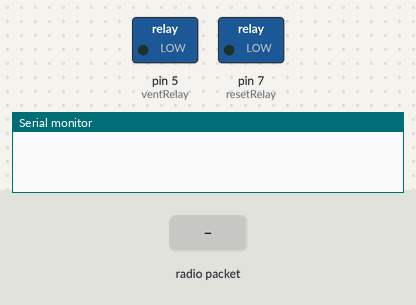
Simulated run of this sketch. Board: Arduino Uno, built with avr-gcc and run on an emulated ATmega328P. On the bench: switched loads named in the sketch (green lamp = pin HIGH), the last lines printed to the serial monitor. Inputs (shaded band) come from the test bench. No radio packets arrive unless stated.

Above: at 1.2 s.
1.3 s: radio packet "V" arrives
At 2.1 s:
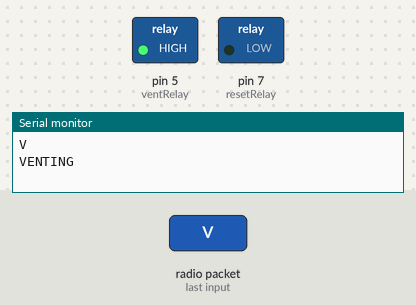
2.8 s: radio packet "X" arrives
4.3 s: radio packet "O" arrives
Timing chart, 0 to 7.3 s (numbered marks = the images above; inputs shaded):
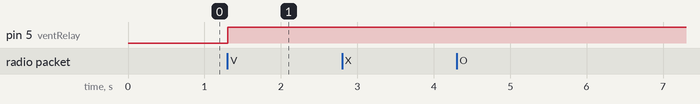

Measured:
- after the input at 1.3 s, pin 5 (ventRelay): LOW → HIGH at once

The sketch:

RFValves.ino
```cpp
#include <LoRa.h>

//declare pins for solenoid relays
const int fuelRelay = 4;
const int ventRelay = 5;
const int dcRelay = 6;
const int resetRelay = 7;


void setup() {
  Serial.begin(9600);
  //begin RF communication
  LoRa.begin(915E6);

  //set relay pins to output voltage
  pinMode(ventRelay,OUTPUT);
  // pinMode(dcRelay,OUTPUT);
  pinMode(resetRelay,OUTPUT);

  //set default relay states to LOW (default)
  digitalWrite(ventRelay,LOW);
  digitalWrite(dcRelay,LOW);
  digitalWrite(resetRelay,LOW);
}
void vent() { //open venting solenoid
  digitalWrite(ventRelay,HIGH);
  Serial.println("VENTING");
}

void stopvent() { // close venting solenoid
  digitalWrite(ventRelay,HIGH);
  Serial.println("NOT VENTING");
}

/* void DC() { //disconnect fueling line */
/*   digitalWrite(dcRelay,HIGH); */
/*   Serial.println("DISCONNECTING FUELING LINE"); */
/* } */

/* void RESET() { //reset fueling line linear actuator */
/*   digitalWrite(resetRelay,HIGH); */
/*   Serial.println("RESETTING FUELING LINE"); */
/* } */

void FUEL() { //open fueling valve
  digitalWrite(fuelRelay,HIGH);
  Serial.println("FUELING VALVE OPEN");
}

void DONE() { //close fueling valve
  digitalWrite(fuelRelay,LOW);
  Serial.println("FUELING VALVE CLOSED");
}

void CLOSE() { //close all valves
  digitalWrite(fuelRelay,LOW);
  // digitalWrite(resetRelay,LOW);
  digitalWrite(ventRelay,LOW);
  Serial.println("ALL VALVES CLOSED");
}

void loop() {
  //set variable for received RF command
  String rfInput;
  int packetSize = LoRa.parsePacket();
  if (packetSize){ //receive RF commands
    while (LoRa.available()) {
      rfInput += (char)LoRa.read(); //append string with each solenoid state condition
    }
  }
  delay(1);
  Serial.println(rfInput); //DEBUG: display RF command

  //set desired states for solenoids as determined by RF command
  if(rfInput[0] == 'V'){ //vent when indicated
    vent();
  } else if (rfInput[0] == 'X') {
    stopvent();
  }

  if(rfInput[1] == 'O'){ //disconnect/reset fueling line adapter when desired
    FUEL();
  }else if(rfInput[1] == 'C'){
    DONE();
  }

  if(rfInput[2] == 'I'){ //close all valves after ignition command is given
    CLOSE();
  }
}
```
